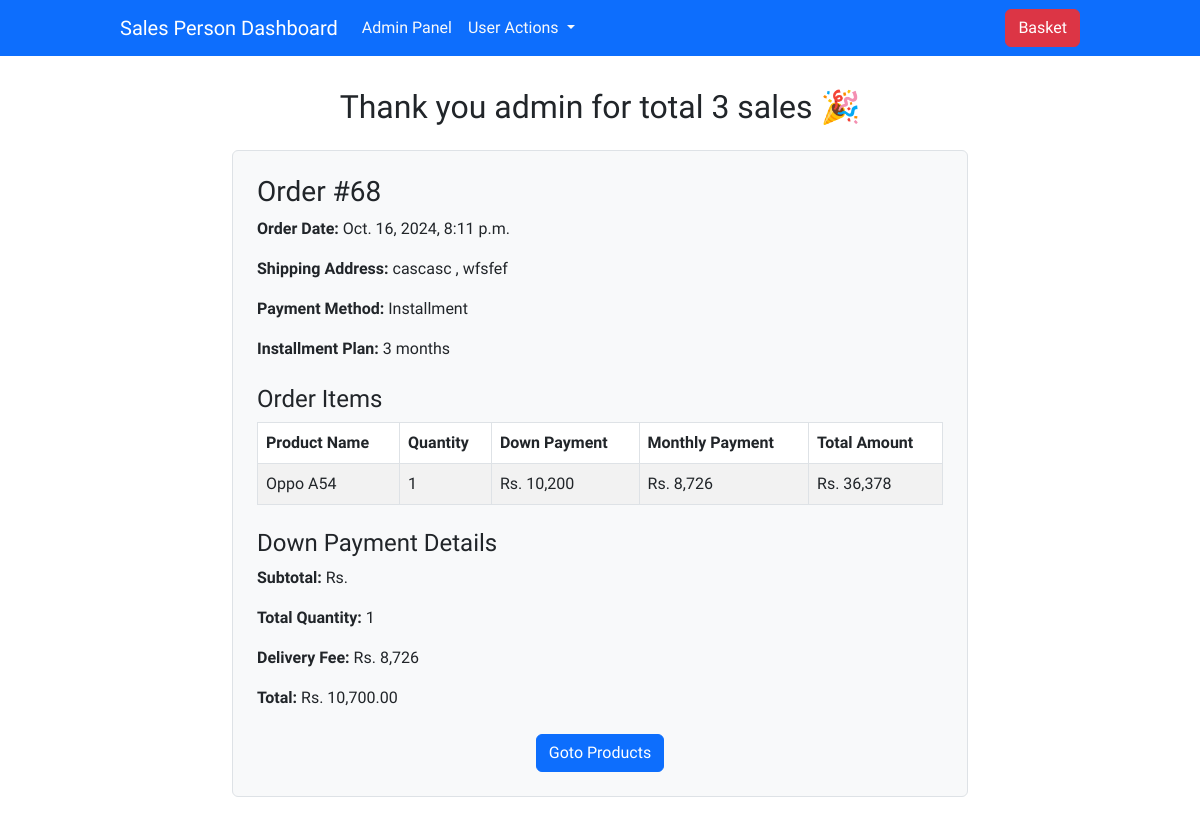
The page /order/order-summary/68/ (signed in) on the database its author committed.
### account/models.py (models this page shows, shortened)
class User(AbstractBaseUser):
    email = models.EmailField(
        verbose_name="Email",
        max_length=255,
        unique=True,
    )
    name = models.CharField(max_length=200)
    terms_conditions = models.BooleanField()
    is_active = models.BooleanField(default=True)
    is_admin = models.BooleanField(default=False)
    create_at = models.DateTimeField(auto_now_add=True)
    updated_at = models.DateTimeField(auto_now=True)
    is_approved = models.BooleanField(default=False)
    objects = MyUserManager()
    USERNAME_FIELD = "email"
    REQUIRED_FIELDS = ["name", "terms_conditions"]
    class Meta:
        verbose_name = "Sales Team"

### order/models.py (models this page shows, shortened)
class Order(models.Model):
    user = models.ForeignKey(User, on_delete=models.SET_NULL, null=True, blank=True)
    customer = models.ForeignKey(Customer, on_delete=models.CASCADE, related_name='orders')
    cart = models.ForeignKey(Cart, on_delete=models.CASCADE)
    total_price = models.DecimalField(max_digits=10, decimal_places=2)
    created_at = models.DateTimeField(auto_now_add=True)
    updated_at = models.DateTimeField(auto_now=True)
    is_paid = models.BooleanField(default=False)
    shipping_address = models.TextField(null=True, blank=True)
    payment_method = models.CharField(max_length=30, choices=[
        ('Installment', 'Installment Payment'),
    ])
    installment_plan = models.CharField(max_length=30, choices=[
        ('3_months', '3 Months Plan'),
        ('6_months', '6 Months Plan'),
        ('9_months', '9 Months Plan'),
        ('12_months', '12 Months Plan'),
    ], default=None)
    installment_status = models.TextField(default="", blank=True)
    status = models.CharField(max_length=20, choices=[
        ('Pending', 'Pending'),
        ('Processing', 'Processing'),
        ('Paid', 'Paid'),
    ], default='Pending')

### products/models.py (models this page shows, shortened)
class Product(models.Model):
    name = models.CharField(max_length=100)
    photo = models.ImageField(upload_to='products_images')
    price = models.IntegerField()
    details = models.TextField()
    category = models.ForeignKey(Category, on_delete=models.CASCADE)
    date = models.DateTimeField(auto_now_add=True)
    inventory = models.IntegerField(default=1, validators=[MinValueValidator(0)])
    delivery_fee = models.IntegerField(default=290)
    down_payment_3_months = models.FloatField(default=30.0)
    down_payment_6_months = models.FloatField(default=20.0)
    down_payment_9_months = models.FloatField(default=15.0)
    down_payment_12_months = models.FloatField(default=10.0)
    fee_3_months = models.FloatField(default=10.0)
    fee_6_months = models.FloatField(default=15.0)
    fee_9_months = models.FloatField(default=20.0)
    fee_12_months = models.FloatField(default=30.0)
    def get_installment_plan(self):
        price = self.price
        down_payments = {
            '3_months': int(price * (self.down_payment_3_months / 100)),
            '6_months': int(price * (self.down_payment_6_months / 100)),
            '9_months': int(price * (self.down_payment_9_months / 100)),
            '12_months': int(price * (self.down_payment_12_months / 100)),
        }
        installments = {}
        total_amounts = {}
        for months in [3, 6, 9, 12]:
            key = f"{months}_months"
            base_monthly_payment = (price - down_payments[key]) / months
            if months == 3:
                monthly_fee = base_monthly_payment * (self.fee_3_months / 100)
            elif months == 6:
                monthly_fee = base_monthly_payment * (self.fee_6_months / 100)
            elif months == 9:
                monthly_fee = base_monthly_payment * (self.fee_9_months / 100)
            elif months == 12:
                monthly_fee = base_monthly_payment * (self.fee_12_months / 100)
            final_monthly_payment = int(base_monthly_payment + monthly_fee)
            installments[key] = final_monthly_payment
            total_amounts[key] = down_payments[key] + (final_monthly_payment * months)
        return {
            'installments': installments,
            'down_payments': down_payments,
            'total_amounts': total_amounts,
        }

### order/views.py (the view)
# urls.py: path('order-summary/<int:order_id>/', views.order_summary, name='order_summary'),
def order_summary(request, order_id):
    order = get_object_or_404(Order, id=order_id)
    total_orders = Order.objects.filter(user=request.user).count()
    down_payment_againts_hire = 0
    delivery_fee = 0
    product_summaries = []
    for item in order.items.all():
        product = item.product
        quantity = item.quantity
        installment_plan = order.installment_plan
        installment_details = product.get_installment_plan()
        down_payment = installment_details['down_payments'][installment_plan]
        monthly_payment = installment_details['installments'][installment_plan]
        total_amount = installment_details['total_amounts'][installment_plan]
        product_summaries.append({
            'product_name': product.name,
            'quantity': quantity,
            'down_payment': down_payment,
            'monthly_payment': monthly_payment,
            'total_amount': total_amount,
            'installment_plan': installment_plan,
        })
        down_payment_againts_hire += down_payment
        delivery_fee += product.delivery_fee  # Aggregate delivery fee
    total_price = down_payment_againts_hire + delivery_fee
    return render(request, 'order/order_summary.html', {
        'order': order,
        'total_quantity': sum(item.quantity for item in order.items.all()),
        'down_payment_againts_hire': down_payment_againts_hire,
        'delivery_fee': monthly_payment,
        'total_price': total_price,
        'product_summaries': product_summaries,
        'total_orders': total_orders,
    })

### order/templatetags/replace_filter.py (called while the page is built)
@register.filter
def remove_underscore(value):
    return value.replace('_', ' ')

### order/templates/order/order_summary.html (shortened to what this page needs)
{% extends "base.html" %}
{% load static %}
{% load humanize %}
{% load replace_filter %}
{% block content %}
<section class="ftco-section">
    <div class="container">
        <div class="row justify-content-center">
            <div class="col-xl-8 ftco-animate">
                <h2 class="mb-4 text-center">
                    {% if total_orders == 0 %}
                    You don't have complete any order yet.
                    {% else %}
                    Thank you {{ request.user.name }} for total {{ total_orders }}
                    {% if total_orders == 1 %}
                    sale
                    {% else %}
                    sales
                    {% endif %}
                    🎉
                </h2>
                <div class="order-details border p-4 rounded bg-light">
                    <h3>Order #{{ order.id }}</h3>
                    <p><strong>Order Date:</strong> {{ order.created_at }}</p>
                    <p><strong>Shipping Address:</strong> {{ order.shipping_address }}</p>
                    <p><strong>Payment Method:</strong> {{ order.payment_method }}</p>
                    {% if order.installment_plan %}
                    <p><strong>Installment Plan:</strong> {{ order.installment_plan | remove_underscore }}</p>
                    {% endif %}
                    <h4 class="mt-4">Order Items</h4>
                    <table class="table table-bordered table-striped">
                        <thead class="thead-dark">
                            <tr>
                                <th>Product Name</th>
                                <th>Quantity</th>
                                <th>Down Payment</th>
                                <th>Monthly Payment</th>
                                <th>Total Amount</th>
                            </tr>
                        </thead>
                        <tbody>
                            {% for product in product_summaries %}
                            <tr>
                                <td>{{ product.product_name }}</td>
                                <td>{{ product.quantity }}</td>
                                <td>Rs. {{ product.down_payment | intcomma:False }}</td>
                                <td>Rs. {{ product.monthly_payment | intcomma:False }}</td>
                                <td>Rs. {{ product.total_amount | intcomma:False }}</td>
                            </tr>
                            {% endfor %}
                        </tbody>
                    </table>
                    <h4 class="mt-4">Down Payment Details</h4>
                    <p><strong>Subtotal:</strong> Rs. </p>
                    <p><strong>Total Quantity:</strong> {{ total_quantity }}</p>
                    <p><strong>Delivery Fee:</strong> Rs. <span id="delivery-fee">{{ delivery_fee | intcomma:False}}</span></p>
                    <p><strong>Total:</strong> Rs. <span id="total-price">{{ order.total_price | intcomma:False }}</span></p>
                    <div class="text-center mt-4">
                        <a href="{% url 'products:category_list' %}" class="btn btn-primary">Goto Products</a>
                    </div>
                </div>
            </div>
        </div>
    </div>
</section>
{% endif %}
{% endblock %}

### static/CSS/style.css (style rules this page uses)
:root { --color-red: hsl(14, 86%, 42%); --color-rose-50: hsl(20, 50%, 98%); --color-rose-100: hsl(13, 31%, 94%); --color-rose-300: hsl(14, 25%, 72%); --color-rose-500: hsl(12, 20%, 44%); --color-rose-900: hsl(14, 65%, 9%); --font-body: 'Red Hat Text', sans-serif; --font-size-body: 16px; --font-weight-normal: 400; --font-weight-medium: 600; --font-weight-bold: 700; }
* { font-family: var(--font-body); box-sizing: border-box; }
body { min-height: 100vh; margin: 0; padding: 0; font-size: var(--font-size-body); background-color: var(--color-rose-50); }
.container { padding: 2rem 2rem 5rem; }

### rows shown on the page
User: user.name "admin"
Order: id "68", created_at "Oct. 16, 2024, 8:11 p.m.", shipping_address "cascasc , wfsfef", payment_method "Installment", installment_plan|remove_underscore "3 months", total_price "10,700.00"
Product: product_name "Oppo A54"

### other values the page prints
{{ total_orders }} "3"
{{ product.quantity }} "1"
{{ product.down_payment | intcomma:False }} "10,200"
{{ product.monthly_payment | intcomma:False }} "8,726"
{{ product.total_amount | intcomma:False }} "36,378"
{{ total_quantity }} "1"
{{ delivery_fee | intcomma:False }} "8,726"
